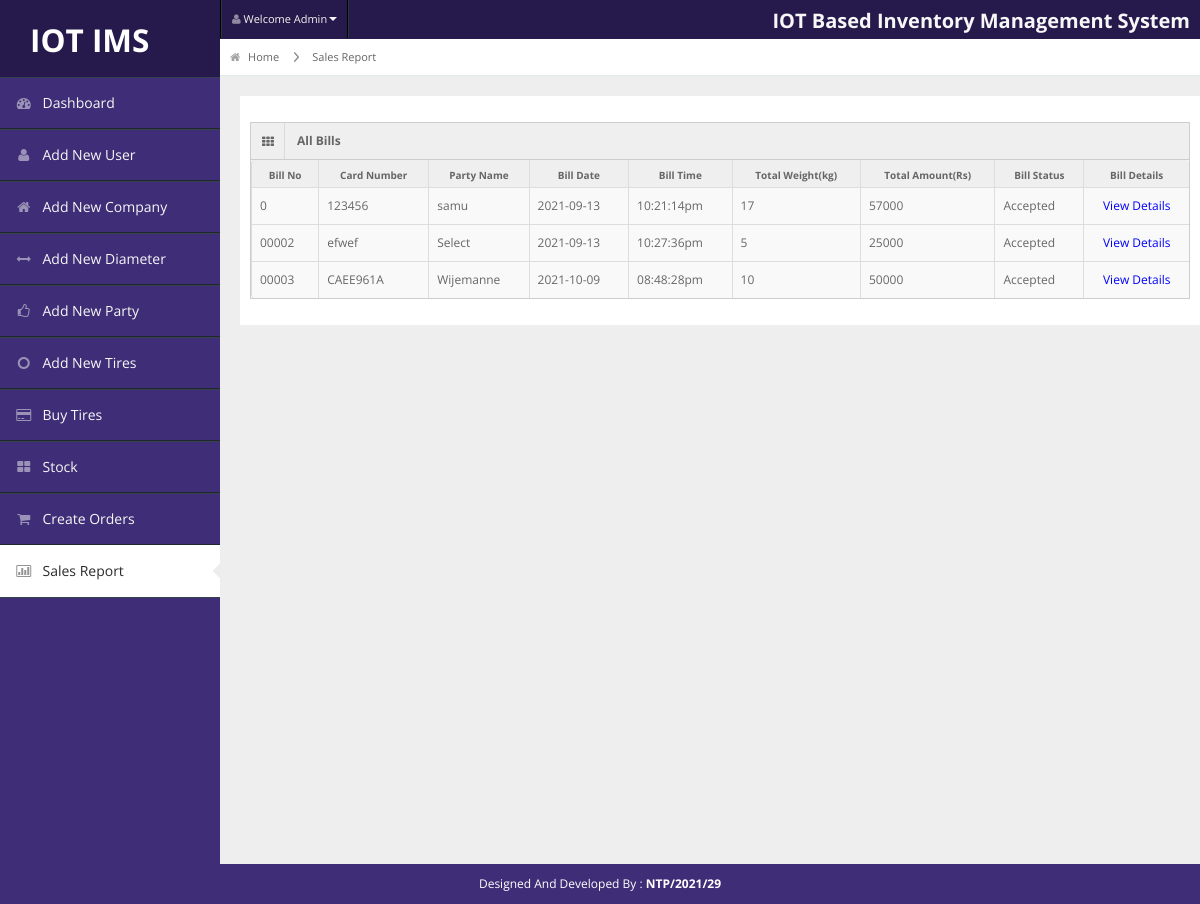
The app's page /admin/view_bills.php (signed in) with its own data.
### tables this page shows
CREATE TABLE `billing_header` (
  `id` int(5) NOT NULL,
  `cardnumber` varchar(50) NOT NULL,
  `partyname` varchar(50) NOT NULL,
  `billingdate` date NOT NULL,
  `billingtime` varchar(50) NOT NULL,
  `loadingdate` date NOT NULL,
  `loadingtime` varchar(20) NOT NULL,
  `exitdate` date NOT NULL,
  `exittime` varchar(20) NOT NULL,
  `driverid` varchar(50) NOT NULL,
  `drivername` varchar(50) NOT NULL,
  `vehiclenumber` varchar(50) NOT NULL,
  `trailernumber` varchar(50) NOT NULL,
  `bill_no` varchar(10) NOT NULL,
  `status` varchar(20) NOT NULL
);

### admin/view_bills.php (the view, shortened to what this page needs)
<?php
include "header.php";
include "../user/connection.php";
?>
<div id="content">
    <div id="content-header">
    <div id="breadcrumb"> <a href="demo.php" title="Go to Home" class="tip-bottom"><i class="icon-home"></i> Home</a> <a href="view_bills.php" class="tip-bottom">Sales Report</a></div>
    </div>
    <div class="container-fluid">
        <div class="row-fluid" style="background-color: white; min-height: auto; padding:10px;">
            <div class="widget-box">
                <div class="widget-title"> <span class="icon"> <i class="icon-th"></i> </span>
                    <h5>All Bills</h5>
                </div>
                <div class="widget-content nopadding">
                    <table class="table table-bordered table-striped">
                        <thead>
                            <tr>
                                <th>Bill No</th>
                                <th>Card Number</th>
                                <th>Party Name</th>
                                <th>Bill Date</th>
                                <th>Bill Time</th>
                                <th>Total Weight(kg)</th>
                                <th>Total Amount(Rs)</th>
                                <th>Bill Status</th>
                                <th>Bill Details</th>
                            </tr>
                        </thead>
                        <tbody>
                            <tr class="odd gradeX">
                                <?php
                                $sql1 = "SELECT * FROM billing_header";
                                $res1 = mysqli_query($conn, $sql1) or die(mysqli_error($conn));
                                while ($row1 = mysqli_fetch_assoc($res1)) {
                                    $or_ID = $row1['id'];
                                ?>
                                    <td><?php echo $row1['bill_no']; ?></td>
                                    <td><?php echo $row1['cardnumber']; ?></td>
                                    <td><?php echo $row1['partyname']; ?></td>
                                    <td><?php echo $row1['billingdate']; ?></td>
                                    <td><?php echo $row1['billingtime']; ?></td>
                                    <td><?php echo total_weight($or_ID, $conn); ?></td>
                                    <td><?php echo total_amount($or_ID, $conn); ?></td>
                                    <td><?php echo $row1['status']; ?></td>
                                    <td style="text-align:center;"><a href="view_bill_details.php?id=<?php echo $row1['id']; ?>" style="text-align:center; color:blue;">View Details</a></td>
                            </tr>
                        <?php
                                }
                        ?>
                        </tbody>
                    </table>
                </div>
            </div>
        </div>
    </div>
</div>
<?php
function total_amount($orderID, $conn){
    $total = 0;
    $sql2 = "SELECT * FROM billing_details WHERE bill_id='$orderID'";
    $res2 = mysqli_query($conn, $sql2);
    while($row2=mysqli_fetch_assoc($res2)){
        $qty = $row2['quantity'];
        $price = $row2['price'];
        $total = $total + ($price * $qty);
    }
    return $total;
}
function total_weight($orderID, $conn){
    $totalw = 0;
    $sql2 = "SELECT * FROM billing_details WHERE bill_id='$orderID'";
    $res2 = mysqli_query($conn, $sql2);
    while($row2=mysqli_fetch_assoc($res2)){
        $qty = $row2['quantity'];
        $weight = $row2['weight'];
        $totalw = $totalw + ($weight * $qty);
    }
    return $totalw;
}
?>
<?php
include "footer.php";
?>

### admin/css/matrix-style.css (style rules this page uses)
* { outline:none !important; -moz-outline: none !important; }
html, body { height:100% }
body { overflow-x: hidden; margin-top: -10px; font-family: 'Open Sans', sans-serif; font-size:12px; color:#666; }
a { color:#666; }
select, textarea, input[type="text"], input[type="password"], input[type="datetime"], input[type="datetime-local"], input[type="date"], input[type="month"], input[type="time"], input[type="week"], input[type="number"], input[type="email"], input[type="url"], input[type="search"], input[type="tel"], input[type="color"], .uneditable-input, .label, .dropdown-menu, .btn, .well, .progress, .table-bordered, .btn-group > .btn:first-child, .btn-group > .btn:last-child, .btn-group > .btn:last-child, .btn-group > .dropdown-toggle, .alert { border-radius:0px; }
#content { background: none repeat scroll 0 0 #eeeeee; margin-left: 220px; margin-right: 0; padding-bottom: 25px; position: relative; min-height:100%; width: auto; }
#content-header { position: abslute; width: 100%; margin-top: -38px; z-index: 20; }
.container-fluid .row-fluid:first-child { margin-top: 20px; }
#breadcrumb { background-color: #fff; border-bottom: 1px solid #e3ebed; }
#breadcrumb a { padding: 8px 20px 8px 10px; display: inline-block; background-image: url('../img/breadcrumb.png'); background-position: center right; background-repeat: no-repeat; font-size: 11px; color: #666666; }
#breadcrumb a:last-child { background-image:none; }
#breadcrumb a i { margin-right: 5px; opacity: .6; }
.stat-boxes .peity_bar_good, .stat-boxes .peity_line_good, { color: #459D1C; }
.widget-box { background: none repeat scroll 0 0 #F9F9F9; border-left: 1px solid #CDCDCD; border-top: 1px solid #CDCDCD; border-right: 1px solid #CDCDCD; clear: both; margin-top: 16px; margin-bottom: 16px; position: relative; }
.widget-title, .modal-header, .table th, div.dataTables_wrapper .ui-widget-header { background:#efefef; border-bottom: 1px solid #CDCDCD; height: 36px; }
.widget-title span.icon { padding: 9px 10px 7px 11px; float: left; border-right:1px solid #dadada; }
.widget-title h5 { color: #666; float: left; font-size: 12px; font-weight: bold; padding: 12px; line-height: 12px; margin: 0; }
.widget-content { padding:15px; border-bottom: 1px solid #cdcdcd; }
.table th { height: auto; font-size: 10px; padding: 5px 10px 2px; border-bottom: 0; text-align: center; color: #666666; }
.nopadding { padding: 0 !important; }
.nopadding .table { margin-bottom: 0; }
.nopadding .table-bordered { border: 0; }

### admin/css/matrix-media.css (style rules this page uses)
body { background:#3F2E77; }

### records on screen
billing_header: bill_no "0", cardnumber "123456", partyname "samu", billingdate "2021-09-13", billingtime "10:21:14pm", conn "17", conn "57000", status "Accepted"
billing_header: bill_no "00002", cardnumber "efwef", partyname "Select", billingdate "2021-09-13", billingtime "10:27:36pm", conn "5", conn "25000", status "Accepted"
billing_header: bill_no "00003", cardnumber "CAEE961A", partyname "Wijemanne", billingdate "2021-10-09", billingtime "08:48:28pm", conn "10", conn "50000", status "Accepted"
